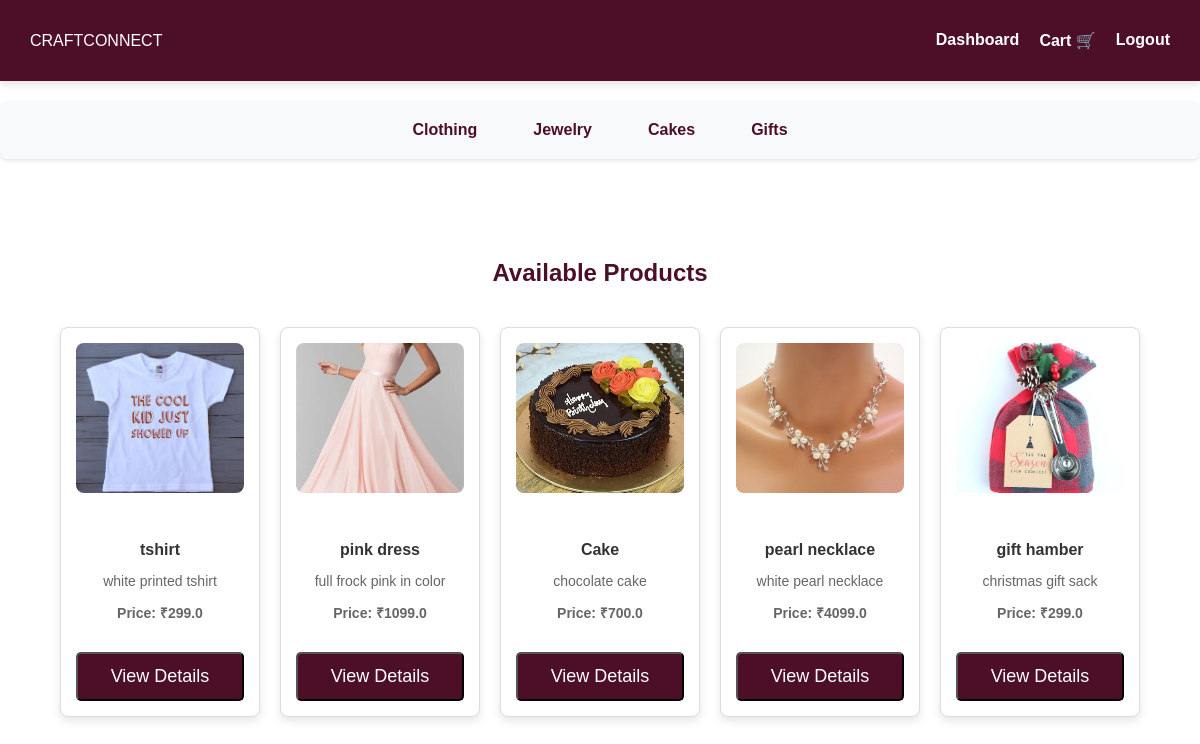
The app's page /browse_products with its own data.
### tables this page shows
CREATE TABLE products (
            id INTEGER PRIMARY KEY AUTOINCREMENT,
            name TEXT NOT NULL,
            description TEXT NOT NULL,
            price REAL NOT NULL,
            image TEXT NOT NULL,
            manufacturer_id INTEGER, approved INTEGER DEFAULT 0, category TEXT, stock_limit INTEGER DEFAULT NULL, size_chart TEXT,
            FOREIGN KEY (manufacturer_id) REFERENCES users (id)
        );

### app.py (the view)
@app.route('/browse_products')
def browse_products():
    conn = sqlite3.connect("craftconnect.db")
    conn.row_factory = sqlite3.Row
    cursor = conn.cursor()
    cursor.execute("""
        SELECT products.id, products.name, products.description, products.price, products.image,
               users.name AS manufacturer_name, users.id AS manufacturer_id
        FROM products
        JOIN users ON products.manufacturer_id = users.id
        WHERE products.approved = 1  -- Only show approved products
    """)
    products = cursor.fetchall()
    cart_count = 0
    if "user_id" in session:
        cursor.execute("SELECT SUM(quantity) FROM cart WHERE user_id = ?", (session["user_id"],))
        cart_count = cursor.fetchone()[0] or 0  # Default to 0 if no items in cart
    conn.close()
    print("Products retrieved for browsing:", products)  # Debugging
    return render_template("browse_products.html", products=products, cart_count=cart_count)

### templates/browse_products.html (shortened to what this page needs)
<!DOCTYPE html>
<html lang="en">
<head>
    <link rel="stylesheet" href="{{ url_for('static', filename='css/styles.css') }}">
</head>
<body>
    <nav class="navbar">
        <div class="logo">CRAFTCONNECT</div>
        <ul class="nav-links">
            <li><a href="{{ url_for('customer_dashboard') }}">Dashboard</a></li>
            <li>
                <a href="{{ url_for('cart') }}" class="cart-link">
                    Cart 🛒
                </a>
            </li>
            <li><a href="{{ url_for('logout') }}">Logout</a></li>
        </ul>
    </nav>
    <nav class="category-nav">
        <a href="/products/Clothing" class="category-link {% if category == 'Clothing' %}active{% endif %}">Clothing</a>
        <a href="/products/Jewelry" class="category-link {% if category == 'Jewelry' %}active{% endif %}">Jewelry</a>
        <a href="/products/Cakes" class="category-link {% if category == 'Cakes' %}active{% endif %}">Cakes</a>
        <a href="/products/Gifts" class="category-link {% if category == 'Gifts' %}active{% endif %}">Gifts</a>
    </nav>
    <section class="product-container">
        <h2>Available Products</h2>
        {% if products %}
        <div class="products-grid">
            {% for product in products %}
            <div class="product-card">
                <a href="{{ url_for('product_details', product_id=product[0]) }}">
                    <img src="{{ url_for('static', filename='uploads/' + product[4]) }}" alt="{{ product[1] }}">
                </a><br><br>
                <h3>{{ product[1] }}</h3>
                <p>{{ product[2] }}</p>
                <p class="price"><strong>Price: ₹{{ product[3] }}</strong></p>
                <form action="{{ url_for('product_details', product_id=product[0]) }}" method="GET">
                    <button type="submit" class="button">View Details</button>
                </form>
            </div>
            {% endfor %}
        </div>
        {% else %}
            <p>No products available.</p>
        {% endif %}
    </section>
</body>
</html>

### static/css/styles.css (style rules this page uses)
body { margin: 0; padding: 0; overflow-x: hidden; font-family: Arial, sans-serif; background: white; color: #4D0F28; min-height: 100vh; box-sizing: border-box; width:100%; max-width: 100%; }
.navbar { display: flex; justify-content: space-between; align-items: center; padding: 15px 30px; background: #4D0F28; color: white; box-shadow: 0px 4px 8px rgba(0, 0, 0, 0.1); max-width: 100%; flex-wrap: wrap; }
.nav-links { list-style: none; display: flex; gap: 20px; }
.nav-links a { text-decoration: none; color: white; font-size: 16px; font-weight: bold; transition: color 0.3s ease; }
.button { display: inline-block; margin-top: 20px; padding: 12px 20px; font-size: 18px; background: #4D0F28; color: white; text-decoration: none; border-radius: 5px; transition: 0.3s ease; }
.product-container { text-align: center; padding: 40px; width: 100%; max-width: 100vw; margin: 0 auto; display: flex; flex-direction: column; align-items: center; }
.product-container h2 { color: #4D0F28; font-size: 24px; font-weight: bold; margin-bottom: 20px; width: 100%; text-align: center; display: block; }
* { outline: none; box-sizing: border-box; max-width: 100vw; }
.products-grid { display: flex; flex-wrap: wrap; justify-content: center; gap: 20px; width: 100%; max-width: 1200px; margin: 0 auto; }
.product-card { background: #fff; color: #4D0F28; padding: 20px; box-shadow: 0px 4px 8px rgba(0, 0, 0, 0.15); text-align: center; border-radius: 8px; transition: transform 0.3s ease, box-shadow 0.3s ease; width: 250px; }
.product-card img { width: 100%; height: 200px; object-fit: cover; border-radius: 5px; margin-bottom: 15px; }
.product-card h3 { font-size: 18px; color: #4D0F28; margin-bottom: 10px; }
.product-card p { font-size: 16px; color: #666; margin-bottom: 10px; }
input, button { width: 100%; padding: 10px; margin-top: 5px; }
.category-nav { display: flex; justify-content: center; gap: 20px; margin: 20px 0; padding: 10px; background-color: #f8f9fa; border-radius: 8px; box-shadow: 0 2px 4px rgba(0, 0, 0, 0.1); }
.category-link { text-decoration: none; color: #4D0F28; font-weight: bold; padding: 8px 16px; border: 2px solid transparent; border-radius: 4px; transition: all 0.3s ease; }
.product-card { background-color: #fff; border: 1px solid #ddd; border-radius: 8px; width: 200px; padding: 15px; text-align: center; box-shadow: 0 4px 8px rgba(0, 0, 0, 0.1); }
.product-card img { width: 100%; height: 150px; object-fit: cover; border-radius: 8px; margin-bottom: 10px; }
.product-card h3 { font-size: 16px; color: #333; margin-bottom: 5px; }
.product-card p { font-size: 14px; color: #666; margin-bottom: 10px; }
.price { font-size: 18px; font-weight: bold; color: #4D0F28; }
.product-container { display: flex; gap: 20px; margin: 40px 0; }
.cart-link { position: relative; display: inline-block; color: white; text-decoration: none; font-size: 16px; }

### records on screen
products: image+name (picture), name "tshirt", description "white printed tshirt", price "299.0"
products: image (picture), name "pink dress", description "full frock pink in color", price "1099.0"
products: image (picture), name "Cake", description "chocolate cake", price "700.0"
products: image (picture), name "pearl necklace", description "white pearl necklace", price "4099.0"
products: image (picture), name "gift hamber", description "christmas gift sack", price "299.0"
